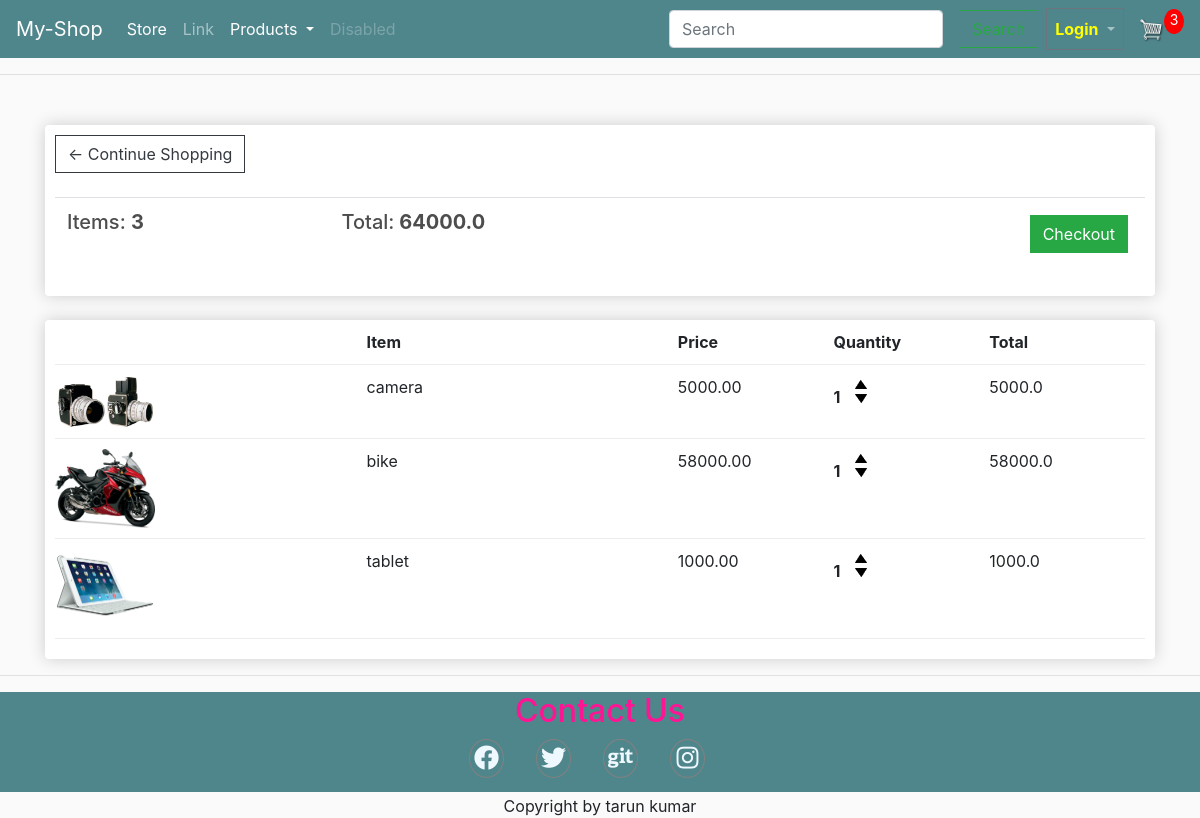
The page /cart/ (signed in) on the database as committed earlier.
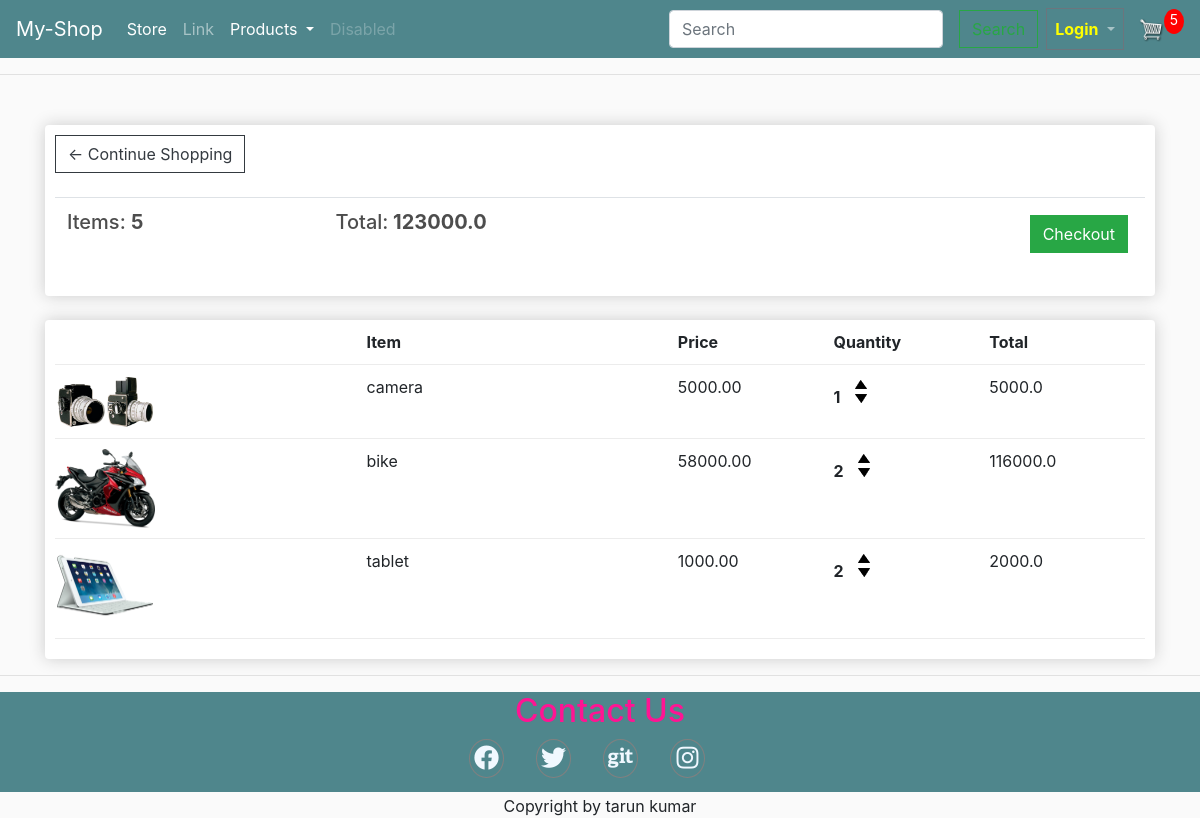
The same page on the database as committed later.
### store/models.py (models this page shows, shortened)
class Order(models.Model):
    customer = models.ForeignKey(Customer, on_delete=models.SET_NULL, blank=True,null=True)
    date_order = models.DateTimeField( auto_now_add=True)
    complete =  models.BooleanField(default=False,null=True,blank=False)
    transaction_id = models.CharField( max_length=200,null=True)
    @property
    def get_cart_total(self):
        orderitems = self.orderitem_set.all()
        total = sum([item.get_total for item in orderitems])
        return total
    @property
    def get_cart_items(self):
        orderitems = self.orderitem_set.all()
        total = sum([item.quantity for item in orderitems])
        return total

class OrderItem(models.Model):
    product = models.ForeignKey(Product, on_delete=models.SET_NULL, blank=True,null=True)
    order = models.ForeignKey(Order, on_delete=models.SET_NULL, blank=True,null=True)
    quantity = models.IntegerField(default=0, null=True,blank=True)
    date_added = models.DateTimeField(auto_now_add=True)
    @property
    def get_total(self):
        total = self.product.price * self.quantity
        return total

class Product(models.Model):
    name = models.CharField(null=True, max_length=50)
    modeltype = models.CharField(null=True, max_length=50)
    price = models.FloatField()
    productDetail = models.TextField(null=True,blank=True)
    degital = models.BooleanField(default=False,null=True,blank=False)
    image = models.ImageField(null=True,blank=True)
    @property
    def imageURL(self):
        try:
            url = self.image.url
        except:
            url = ''
        return url

### store/views.py (the view)
# urls.py: path('cart/', views.cart, name="cart"),
def cart(request):
	if request.user.is_authenticated:
		customer = request.user.customer
		order,created = Order.objects.get_or_create(customer=customer,complete=False)
		items = order.orderitem_set.all()
		cartItems = order.get_cart_items
	else:
		items = []
		order = {'get_cart_total':0, 'get_cart_item':0,'shipping':False}
		cartItems = order.get_cart_items
		return redirect('login_attampt')
	context = {'items':items,'order':order,'cartItems':cartItems}
	return render(request, 'store/cart.html', context)

### store/templates/store/cart.html
{% extends 'store/main.html' %}
{% load static %}
{% block content %}
	<div class="row">
		<div class="col-lg-12">
			<div class="box-element">
				<a  class="btn btn-outline-dark" href="{% url 'store' %}">&#x2190; Continue Shopping</a>
				<br>
				<br>
				<table class="table">
					<tr>
						<th><h5>Items: <strong>{{order.get_cart_items}}</strong></h5></th>
						<th><h5>Total:<strong> {{order.get_cart_total}}</strong></h5></th>
						<th>
							<a  style="float:right; margin:5px;" class="btn btn-success" href="{% url 'checkout' %}">Checkout</a>
						</th>
					</tr>
				</table>
			</div>
			<br>
			<div class="box-element">
				<div class="cart-row">
					<div style="flex:2"></div>
					<div style="flex:2"><strong>Item</strong></div>
					<div style="flex:1"><strong>Price</strong></div>
					<div style="flex:1"><strong>Quantity</strong></div>
					<div style="flex:1"><strong>Total</strong></div>
				</div>
				{% for item in items %}
				<div class="cart-row">
					<div style="flex:2"><img class="row-image" src="{{item.product.imageURL}}"></div>
					<div style="flex:2"><p>{{item.product.name}}</p></div>
					<div style="flex:1"><p>{{item.product.price|floatformat:2}}</p></div>
					<div style="flex:1">
						<p class="quantity">{{item.quantity}}</p>
						<div class="quantity">
							<img data-product="{{item.product.id}}"data-action="add" class="chg-quantity update-cart" src="{% static  'images/arrow-up.png' %}">
							<img data-product="{{item.product.id}}"data-action="remove" class="chg-quantity update-cart" src="{% static  'images/arrow-down.png' %}">
						</div>
					</div>
					<div style="flex:1"><p>{{item.get_total}}</p></div>
				</div>
				{% endfor %}
			</div>
		</div>
	</div>
{% endblock content %}

Rows that differ between the two databases and show on the page:
changed through a linked row, Order: get_cart_items "3" → "5"; get_cart_total "64000.0" → "123000.0"
changed OrderItem "bike": quantity "1" → "2"; get_total "58000.0" → "116000.0"
changed OrderItem "tablet": quantity "1" → "2"; get_total "1000.0" → "2000.0"
Other text that changed with them:
{{ cartItems }}: "3" → "5"
